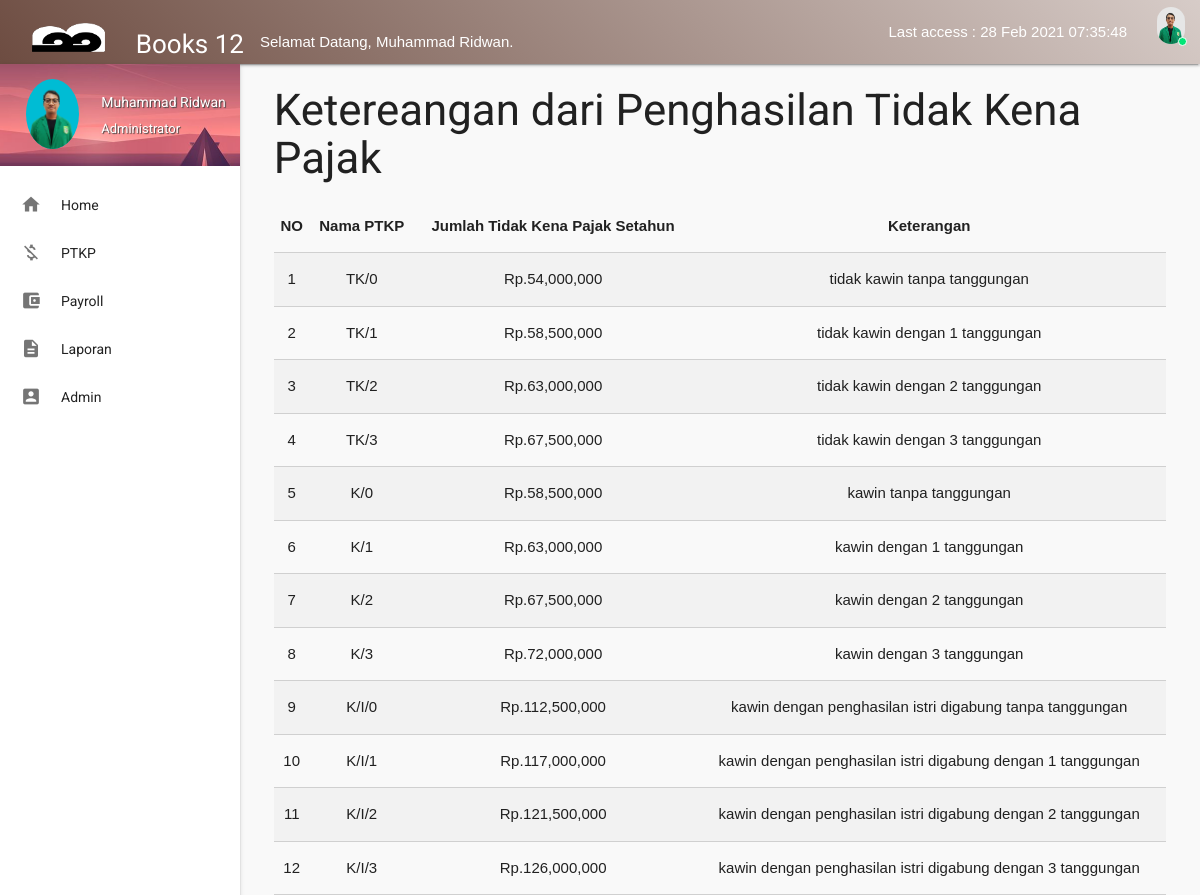
The app's page /index.php?halaman=ptkp (signed in) with its own data.
### tables this page shows
CREATE TABLE `tbl_ptkp` (
  `id_ptkp` int(10) NOT NULL,
  `nama_ptkp` varchar(10) NOT NULL,
  `nilai_ptkp` int(10) NOT NULL,
  `keterangan_ptkp` varchar(255) NOT NULL
);

### ptkp.php (the view)
<div class="container">
	<h3>Ketereangan dari Penghasilan Tidak Kena Pajak</h3>
<table class="table bordered striped centered col s12 m12 l12 xl12">
	<thead>
		<tr>
			<th>NO</th>
			<th>Nama PTKP</th>
			<th>Jumlah Tidak Kena Pajak Setahun</th>
			<th>Keterangan</th>
		</tr>
	</thead>
	<tbody>
	<?php $nomor=1; ?>
	<?php $ambil=$koneksi->query("SELECT * FROM tbl_ptkp"); ?>
	<?php while ($pecah=$ambil->fetch_assoc()) { ?>
		<tr>
			<td><?php echo $nomor; ?></td>
			<td><?php echo $pecah['nama_ptkp']; ?></td>
			<td>Rp.<?php echo number_format($pecah['nilai_ptkp']); ?></td>
			<td><?php echo $pecah['keterangan_ptkp']; ?></td>
		</tr>
		<?php $nomor++; ?>
	<?php } ?>
	</tbody>
</table>
</div>

### index.php (shortened to what this page needs)
  <?php
  include 'koneksi.php';
  ?>
  <!DOCTYPE html>
  <html lang="en">
  <head>
    <link href="css//materialize.css" type="text/css" rel="stylesheet">
    <link href="css//style.css" type="text/css" rel="stylesheet">
    <link href="css/custom/custom.css" type="text/css" rel="stylesheet">
    <link href="vendors/perfect-scrollbar/perfect-scrollbar.css" type="text/css" rel="stylesheet">
    <link href="vendors/flag-icon/css/flag-icon.min.css" type="text/css" rel="stylesheet">
  </head>
  <body>
    <header id="header" class="page-topbar">
      <div class="navbar-fixed">
        <nav class="navbar-color gradient-45deg-brown-brown">
          <div class="nav-wrapper">
            <ul class="left">
              <li>
                <h1 class="logo-wrapper">
               <a href="index.html" class="brand-logo darken-1">
                    <img src="images/logo/book99.png" style="height: 30px">
                    <span class="logo-text hide-on-med-and-down">Books 12</span>
                  </a>
                </h1>
              </li>
            </ul>
            <div class="header-search-wrapper hide-on-med-and-down">
              <marquee direction="right" >
                <?php echo "Selamat Datang, " . $_SESSION['nama_admin'].".";?>
              </marquee>
            </div>
            <ul class="right hide-on-med-and-down">
              <li>
                <a href="javascript:void(0);" class="waves-effect waves-block waves-light translation-button" data-activates="translation-dropdown">
                  <span> Last access : <?php echo date("d M Y H:i:s") ;?></span>
                </a>
              </li>
              <li>
                <a href="javascript:void(0);" class="waves-effect waves-block waves-light profile-button" data-activates="profile-dropdown">
                  <span class="avatar-status avatar-online">
                    <img src="images/admin/<?php echo $_SESSION['foto_admin'];?> " alt="avatar">
                    <i></i>
                  </span>
                </a>
              </li>
             </ul>
          </div>
        </nav>
      </div>
    </header>
    <div id="main">
      <div class="wrapper">
        <aside id="left-sidebar-nav">
          <ul id="slide-out" class="side-nav fixed leftside-navigation">
            <li class="user-details cyan darken-2">
              <div class="row">
                <div class="col col s4 m4 l4">
                  <img src="images/admin/<?php echo $_SESSION['foto_admin'];?> " alt="" class="circle responsive-img valign profile-image cyan">
                </div>
                <div class="col col s8 m8 l8">
                  <a class="btn-flat dropdown-button waves-effect waves-light white-text profile-btn" href="#" data-activates="profile-dropdown-nav"><?php  echo $_SESSION['nama_admin']; ?><i class="mdi-navigation-arrow-drop-down right"></i></a>
                  <p class="user-roal">Administrator</p>
                </div>
              </div>
            </li>
            <li class="no-padding">
              <ul class="collapsible" data-collapsible="accordion">
                <li class="bold">
                  <a href="index.php?halaman=home" class="waves-effect waves-cyan">
                    <i class="material-icons">home</i>
                    <span class="nav-text">Home</span>
                  </a>
                </li>
                <li class="bold">
                  <a href="index.php?halaman=ptkp" class="waves-effect waves-cyan">
                    <i class="material-icons">money_off</i>
                    <span class="nav-text">PTKP</span>
                  </a>
                </li>
                <li class="bold">
                  <a href="index.php?halaman=payroll" class="waves-effect waves-cyan">
                    <i class="material-icons">account_balance_wallet</i>
                    <span class="nav-text">Payroll</span>
                  </a>
                </li>
                <li class="bold">
                  <a href="index.php?halaman=laporan" class="waves-effect waves-cyan">
                    <i class="material-icons">description</i>
                    <span class="nav-text">Laporan</span>
                  </a>
                </li>
              <li class="bold">
                <a href="index.php?halaman=admin" class="waves-effect waves-cyan">
                  <i class="material-icons">account_box</i>
                  <span class="nav-text">Admin</span>
                </a>
              </li>
            </ul>
          </li>
        </ul>
      </aside>
      <section id="content">
          <div class="container">
            <?php
              if (isset($_GET['halaman'])) {
               if($_GET['halaman']=='data_karyawan') {
                  include"data_karyawan.php";
                } elseif($_GET['halaman']=='gaji_karyawan') {
                  include"gaji_karyawan.php";
                } elseif($_GET['halaman']=='tambah_gaji') {
                  include"tambah_gaji.php";
                } elseif($_GET['halaman']=='tambah_karyawan'){
                  include"tambah_karyawan.php";
                } elseif($_GET['halaman']=='admin'){
                  include"admin.php";
                } elseif($_GET['halaman']=='home'){
                  include"home.php";
                } elseif($_GET['halaman']=='ptkp'){
                  include"ptkp.php";
                } elseif($_GET['halaman']=='detail_karyawan') {
                  include"detail_karyawan.php";
                } elseif($_GET['halaman']=='ubah_karyawan') {
                  include"ubah_karyawan.php";
                } elseif($_GET['halaman']=='hapus_karyawan') {
                  include"hapus_karyawan.php";
                } elseif($_GET['halaman']=='form_gaji') {
                  include"form_gaji.php";
                } elseif($_GET['halaman']=='gaji') {
                  include"gaji.php";
                } elseif($_GET['halaman']=='payroll') {
                  include"payroll.php";
                } elseif($_GET['halaman']=='tambah_payroll') {
                  include"tambah_payroll.php";
                } elseif($_GET['halaman']=='detail_payroll') {
                  include"detail_payroll.php";
                } elseif($_GET['halaman']=='hapus_payroll') {
                  include"hapus_payroll.php";
                } elseif($_GET['halaman']=='ubah_payroll') {
                  include"ubah_payroll.php";
                } elseif($_GET['halaman']=='detail_admin') {
                  include"detail_admin.php";
                } elseif($_GET['halaman']=='cetak_payroll') {
                  include"cetak_payroll.php";
                } elseif($_GET['halaman']=='laporan') {
                  include"laporan.php";
                }
              }
              else {
                include"home.php";
              }
            ?>
          </div>
        </div>
    </div>
  </body>
</html>

### records on screen
tbl_ptkp: nama_ptkp "TK/0", nilai_ptkp "54,000,000", keterangan_ptkp "tidak kawin tanpa tanggungan"
tbl_ptkp: nama_ptkp "TK/1", nilai_ptkp "58,500,000", keterangan_ptkp "tidak kawin dengan 1 tanggungan"
tbl_ptkp: nama_ptkp "TK/2", nilai_ptkp "63,000,000", keterangan_ptkp "tidak kawin dengan 2 tanggungan"
tbl_ptkp: nama_ptkp "TK/3", nilai_ptkp "67,500,000", keterangan_ptkp "tidak kawin dengan 3 tanggungan"
tbl_ptkp: nama_ptkp "K/0", nilai_ptkp "58,500,000", keterangan_ptkp "kawin tanpa tanggungan"
tbl_ptkp: nama_ptkp "K/1", nilai_ptkp "63,000,000", keterangan_ptkp "kawin dengan 1 tanggungan"
tbl_ptkp: nama_ptkp "K/2", nilai_ptkp "67,500,000", keterangan_ptkp "kawin dengan 2 tanggungan"
tbl_ptkp: nama_ptkp "K/3", nilai_ptkp "72,000,000", keterangan_ptkp "kawin dengan 3 tanggungan"
tbl_ptkp: nama_ptkp "K/I/0", nilai_ptkp "112,500,000", keterangan_ptkp "kawin dengan penghasilan istri digabung tanpa tanggungan"
tbl_ptkp: nama_ptkp "K/I/1", nilai_ptkp "117,000,000", keterangan_ptkp "kawin dengan penghasilan istri digabung dengan 1 tanggungan"
tbl_ptkp: nama_ptkp "K/I/2", nilai_ptkp "121,500,000", keterangan_ptkp "kawin dengan penghasilan istri digabung dengan 2 tanggungan"
tbl_ptkp: nama_ptkp "K/I/3", nilai_ptkp "126,000,000", keterangan_ptkp "kawin dengan penghasilan istri digabung dengan 3 tanggungan"

### other values on screen
$_SESSION['nama_admin'] "Muhammad Ridwan"
